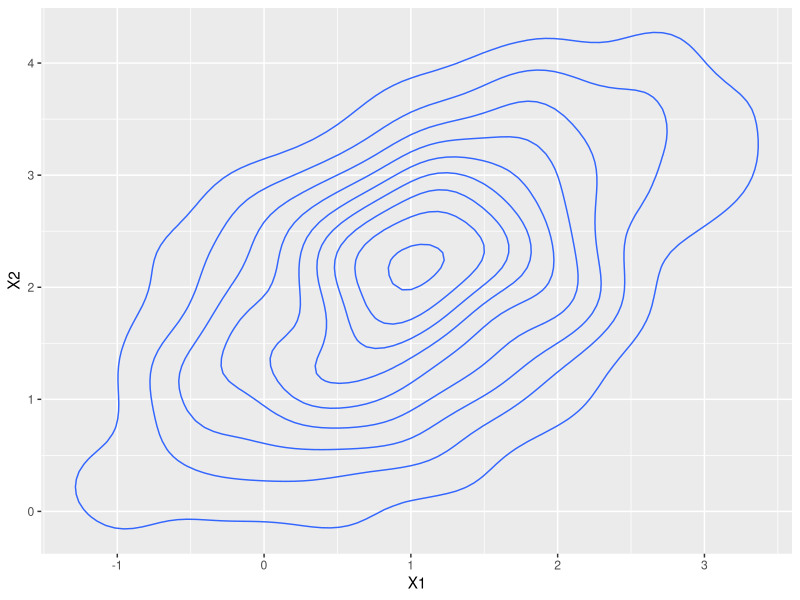
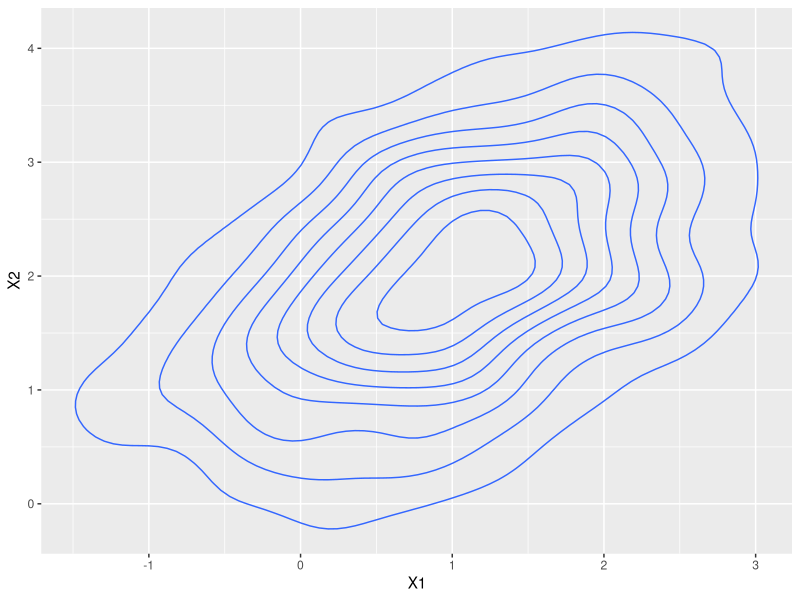

Reproduce these figures in R, in order.
## ---- chunk 1
knitr::opts_chunk$set(cache=TRUE)
## ---- chunk 2
set.seed(123)

n <- 1000; p <- 2
Z <- matrix(rnorm(n*p), ncol = p)

mu <- c(1, 2)
Sigma <- matrix(c(1, 0.5, 0.5, 1), ncol = 2)
L <- t(chol(Sigma))
## ---- chunk 3
Y <- L %*% t(Z) + mu
Y <- t(Y)

colMeans(Y)
cov(Y)

library(tidyverse)
Y %>% 
  data.frame() %>% 
  ggplot(aes(X1, X2)) +
  geom_density_2d()
## ---- chunk 4
library(mvtnorm)

Y <- rmvnorm(n, mean = mu, sigma = Sigma)

colMeans(Y)
cov(Y)

Y %>% 
  data.frame() %>% 
  ggplot(aes(X1, X2)) +
  geom_density_2d()
